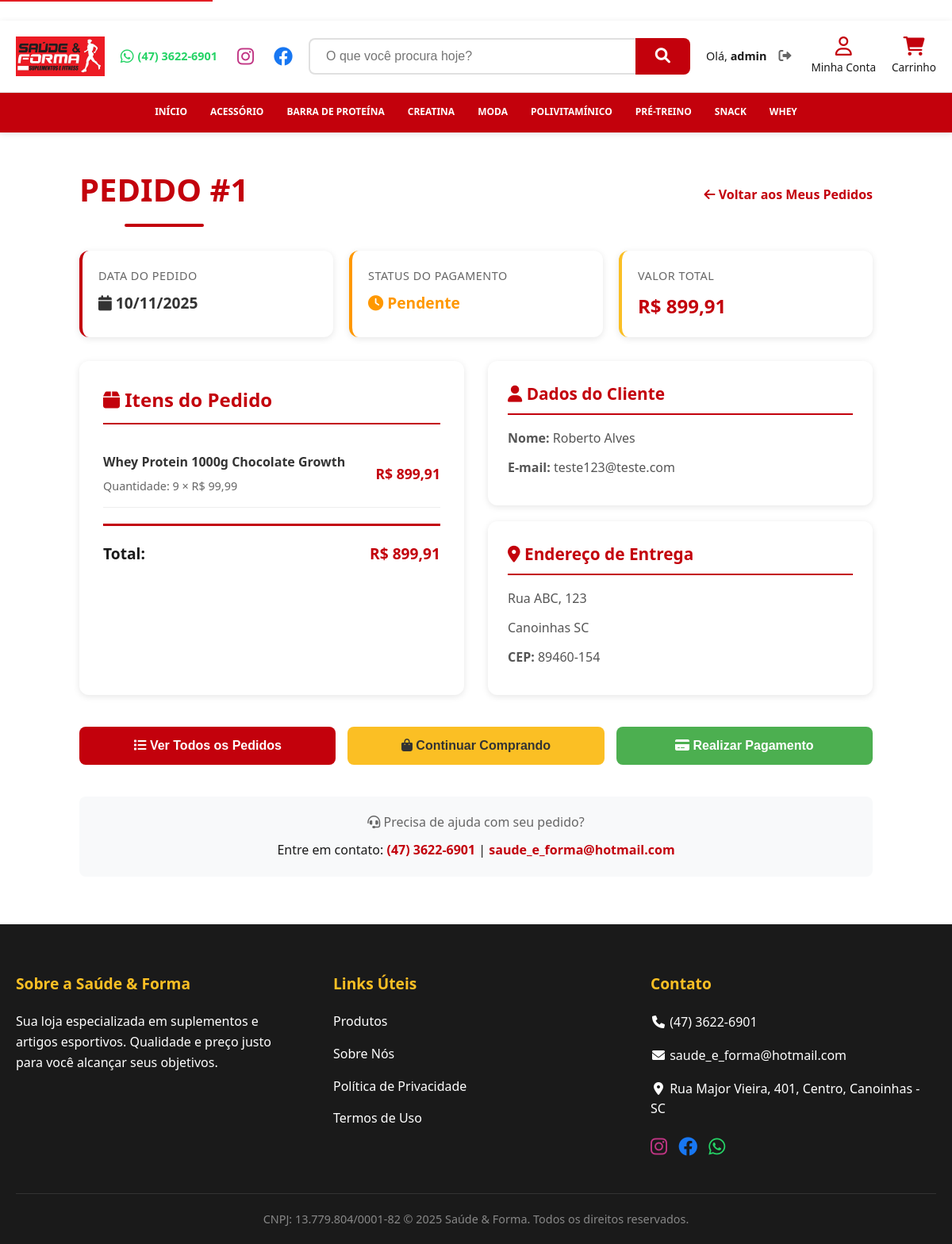
Page /orders/1/ (signed in) on the committed database.
### shop/models.py (models this page shows, shortened)
class Category(models.Model):
    name = models.CharField(max_length=200)
    slug = models.SlugField(max_length=200,
                            unique=True)
    class Meta:
        ordering = ['name']
        indexes = [
            models.Index(fields=['name']),
        ]
        verbose_name = 'category'
        verbose_name_plural = 'categories'
    def get_absolute_url(self):
        return reverse('shop:product_list_by_category',
                       args=[self.slug])

class Product(models.Model):
    category = models.ForeignKey(Category,
                                 related_name='products',
                                 on_delete=models.CASCADE)
    name = models.CharField(max_length=200)
    slug = models.SlugField(max_length=200)
    image = models.ImageField(upload_to='products/%Y/%m/%d',
                              blank=True)
    description = models.TextField(blank=True)
    price = models.DecimalField(max_digits=10,
                                decimal_places=2)
    available = models.BooleanField(default=True)
    stock = models.PositiveIntegerField(default=0)
    created = models.DateTimeField(auto_now_add=True)
    updated = models.DateTimeField(auto_now=True)
    class Meta:
        ordering = ['name']
        indexes = [
            models.Index(fields=['id', 'slug']),
            models.Index(fields=['name']),
            models.Index(fields=['-created']),
        ]

### orders/models.py (models this page shows, shortened)
class Order(models.Model):
    user = models.ForeignKey(settings.AUTH_USER_MODEL, on_delete=models.SET_NULL, related_name='orders', null=True, blank=True)
    first_name = models.CharField(max_length=50)
    last_name = models.CharField(max_length=100)
    email = models.EmailField()
    phone = models.CharField(max_length=15, default='')
    address = models.CharField(max_length=250)
    postal_code = models.CharField(max_length=20)
    city = models.CharField(max_length=100)
    state = models.CharField(max_length=2, default='')
    created = models.DateTimeField(auto_now_add=True)
    updated = models.DateTimeField(auto_now=True)
    paid = models.BooleanField(default=False)
    class Meta:
        ordering = ['-created']
        indexes = [
            models.Index(fields=['-created']),
        ]
    def get_total_cost(self):
        return sum(item.get_cost() for item in self.items.all())

class OrderItem(models.Model):
    order = models.ForeignKey(Order,
                              related_name='items',
                              on_delete=models.CASCADE)
    product = models.ForeignKey(Product,
                                related_name='order_items',
                                on_delete=models.CASCADE)
    price = models.DecimalField(max_digits=10,
                                decimal_places=2)
    quantity = models.PositiveIntegerField(default=1)
    def get_cost(self):
        return self.price * self.quantity

### orders/views.py (the view)
# urls.py: path('<int:order_id>/', views.order_detail, name='order_detail'),
def order_detail(request, order_id):
    from django.shortcuts import get_object_or_404
    from .models import Order
    order = get_object_or_404(Order, id=order_id)
    if not request.user.is_staff and order.user != request.user:
        from django.http import HttpResponseForbidden
        return HttpResponseForbidden("Voc\u00ea n\u00e3o tem permiss\u00e3o para ver este pedido.")
    return render(request, 'orders/order/detail.html', {'order': order})

### orders/templates/orders/order/detail.html (shortened to what this page needs)
{% extends "base.html" %}
{% load static %}
{% block content %}
<div class="container" style="margin-top: 40px; margin-bottom: 60px;">
    <div style="max-width: 1000px; margin: 0 auto;">
        <div style="display: flex; justify-content: space-between; align-items: center; margin-bottom: 30px;">
            <h1 class="titulo-secao" style="margin: 0;">Pedido #{{ order.id }}</h1>
            <a href="{% url 'account:dashboard' %}" style="text-decoration: none; color: var(--cor-primaria); font-weight: 600;">
                <i class="fas fa-arrow-left"></i> Voltar aos Meus Pedidos
            </a>
        </div>
        <div style="display: grid; grid-template-columns: repeat(auto-fit, minmax(200px, 1fr)); gap: 20px; margin-bottom: 30px;">
            <div style="background: white; padding: 20px; border-radius: 12px; box-shadow: 0 2px 8px rgba(0,0,0,0.1); border-left: 4px solid var(--cor-primaria);">
                <p style="font-size: 0.9rem; color: #666; margin-bottom: 8px; text-transform: uppercase; letter-spacing: 0.5px;">Data do Pedido</p>
                <p style="font-size: 1.2rem; font-weight: 600; color: #333; margin: 0;">
                    <i class="fas fa-calendar"></i> {{ order.created|date:"d/m/Y" }}
                </p>
            </div>
            <div style="background: white; padding: 20px; border-radius: 12px; box-shadow: 0 2px 8px rgba(0,0,0,0.1); border-left: 4px solid {% if order.paid %}#4caf50{% else %}#ff9800{% endif %};">
                <p style="font-size: 0.9rem; color: #666; margin-bottom: 8px; text-transform: uppercase; letter-spacing: 0.5px;">Status do Pagamento</p>
                <p style="font-size: 1.2rem; font-weight: 600; margin: 0; color: {% if order.paid %}#4caf50{% else %}#ff9800{% endif %};">
                    <i class="fas fa-{% if order.paid %}check-circle{% else %}clock{% endif %}"></i>
                    {% if order.paid %}Pago{% else %}Pendente{% endif %}
                </p>
            </div>
            <div style="background: white; padding: 20px; border-radius: 12px; box-shadow: 0 2px 8px rgba(0,0,0,0.1); border-left: 4px solid var(--cor-secundaria);">
                <p style="font-size: 0.9rem; color: #666; margin-bottom: 8px; text-transform: uppercase; letter-spacing: 0.5px;">Valor Total</p>
                <p style="font-size: 1.5rem; font-weight: 700; color: var(--cor-primaria); margin: 0;">
                    R$ {{ order.get_total_cost|floatformat:2 }}
                </p>
            </div>
        </div>
        <div style="display: grid; grid-template-columns: 1fr 1fr; gap: 30px;">
            <div style="background: white; padding: 30px; border-radius: 12px; box-shadow: 0 2px 8px rgba(0,0,0,0.1);">
                <h2 style="color: var(--cor-primaria); font-size: 1.5rem; margin-bottom: 20px; border-bottom: 2px solid var(--cor-primaria); padding-bottom: 10px;">
                    <i class="fas fa-box"></i> Itens do Pedido
                </h2>
                <div style="margin-bottom: 20px;">
                    {% for item in order.items.all %}
                    <div style="display: flex; justify-content: space-between; align-items: center; padding: 15px 0; border-bottom: 1px solid #eee;">
                        <div style="flex: 1;">
                            <div style="font-weight: 600; color: #333; margin-bottom: 5px;">{{ item.product.name }}</div>
                            <div style="color: #666; font-size: 0.9rem;">
                                Quantidade: {{ item.quantity }} × R$ {{ item.price|floatformat:2 }}
                            </div>
                        </div>
                        <div style="font-weight: 700; color: var(--cor-primaria); font-size: 1.1rem;">
                            R$ {{ item.get_cost|floatformat:2 }}
                        </div>
                    </div>
                    {% endfor %}
                </div>
                <div style="display: flex; justify-content: space-between; align-items: center; padding: 20px 0; border-top: 3px solid var(--cor-primaria); margin-top: 20px; font-size: 1.2rem; font-weight: 700;">
                    <span>Total:</span>
                    <span style="color: var(--cor-primaria);">R$ {{ order.get_total_cost|floatformat:2 }}</span>
                </div>
            </div>
            <div>
                <div style="background: white; padding: 25px; border-radius: 12px; box-shadow: 0 2px 8px rgba(0,0,0,0.1); margin-bottom: 20px;">
                    <h2 style="color: var(--cor-primaria); font-size: 1.3rem; margin-bottom: 15px; border-bottom: 2px solid var(--cor-primaria); padding-bottom: 8px;">
                        <i class="fas fa-user"></i> Dados do Cliente
                    </h2>
                    <div style="line-height: 1.8; color: #555;">
                        <p style="margin: 8px 0;"><strong>Nome:</strong> {{ order.first_name }} {{ order.last_name }}</p>
                        <p style="margin: 8px 0;"><strong>E-mail:</strong> {{ order.email }}</p>
                    </div>
                </div>
                <div style="background: white; padding: 25px; border-radius: 12px; box-shadow: 0 2px 8px rgba(0,0,0,0.1);">
                    <h2 style="color: var(--cor-primaria); font-size: 1.3rem; margin-bottom: 15px; border-bottom: 2px solid var(--cor-primaria); padding-bottom: 8px;">
                        <i class="fas fa-map-marker-alt"></i> Endereço de Entrega
                    </h2>
                    <div style="line-height: 1.8; color: #555;">
                        <p style="margin: 8px 0;">{{ order.address }}</p>
                        <p style="margin: 8px 0;">{{ order.city }}{% if order.state %} - {{ order.state }}{% endif %}</p>
                        <p style="margin: 8px 0;"><strong>CEP:</strong> {{ order.postal_code }}</p>
                    </div>
                </div>
            </div>
        </div>
        <div style="display: grid; grid-template-columns: repeat(auto-fit, minmax(250px, 1fr)); gap: 15px; margin-top: 40px;">
            <a href="{% url 'account:dashboard' %}" style="text-decoration: none;">
                <button style="width: 100%; padding: 15px; background: var(--cor-primaria); color: white; border: none; border-radius: 8px; font-size: 1rem; font-weight: 600; cursor: pointer; transition: all 0.3s;">
                    <i class="fas fa-list"></i> Ver Todos os Pedidos
                </button>
            </a>
            <a href="{% url 'shop:product_list' %}" style="text-decoration: none;">
                <button style="width: 100%; padding: 15px; background: var(--cor-secundaria); color: #333; border: none; border-radius: 8px; font-size: 1rem; font-weight: 600; cursor: pointer; transition: all 0.3s;">
                    <i class="fas fa-shopping-bag"></i> Continuar Comprando
                </button>
            </a>
            {% if not order.paid %}
            <button onclick="alert('Funcionalidade de pagamento em desenvolvimento')" style="width: 100%; padding: 15px; background: #4caf50; color: white; border: none; border-radius: 8px; font-size: 1rem; font-weight: 600; cursor: pointer; transition: all 0.3s;">
                <i class="fas fa-credit-card"></i> Realizar Pagamento
            </button>
            {% endif %}
        </div>
        <div style="margin-top: 40px; padding: 20px; background: #f8f9fa; border-radius: 8px; text-align: center;">
            <p style="color: #666; margin-bottom: 10px;">
                <i class="fas fa-headset"></i> Precisa de ajuda com seu pedido?
            </p>
            <p style="margin: 0;">
                Entre em contato:
                <a href="https://api.whatsapp.com/send/?phone=554736226901" target="_blank" style="color: var(--cor-primaria); font-weight: 600; text-decoration: none;">
                    (47) 3622-6901
                </a> |
                <a href="mailto:saude_e_forma@hotmail.com" style="color: var(--cor-primaria); font-weight: 600; text-decoration: none;">
                    saude_e_forma@hotmail.com
                </a>
            </p>
        </div>
    </div>
</div>
{% endblock %}

### templates/includes/header.html (shortened to what this page needs)
﻿{% load static %}
<header class="c-header" role="banner">
    <div class="c-header__main">
        <div class="container">
            <a href="/" class="c-header__logo-link" aria-label="Saúde & Forma - Página Inicial">
                <img src="{% static 'img/logo.png' %}" alt="Saúde & Forma" class="c-header__logo-img">
            </a>
            <div class="c-header__desktop-elements">
                <nav class="c-header__contato-main" aria-label="Links de contato e redes sociais">
                    <a href="https://api.whatsapp.com/send/?phone=554736226901" target="_blank"
                        rel="noopener noreferrer" class="c-header__icon-link whatsapp-link"
                        aria-label="WhatsApp (47) 3622-6901">
                        <i class="fab fa-whatsapp" aria-hidden="true"></i> <span>(47) 3622-6901</span>
                    </a>
                    <a href="https://www.instagram.com/saudeeforma" target="_blank" rel="noopener noreferrer"
                        class="c-header__icon-link social-icon instagram" aria-label="Instagram">
                        <i class="fab fa-instagram" aria-hidden="true"></i>
                    </a>
                    <a href="https://www.facebook.com/saudeeformaa" target="_blank" rel="noopener noreferrer"
                        class="c-header__icon-link social-icon facebook" aria-label="Facebook">
                        <i class="fab fa-facebook" aria-hidden="true"></i>
                    </a>
                </nav>
                <div class="c-busca">
                    <form action="{% url 'shop:product_list' %}" method="get" class="c-busca__form" role="search"
                        aria-label="Buscar produtos">
                        <input type="text" id="search-input" name="q" class="c-busca__input"
                            placeholder="O que você procura hoje?" value="{{ request.GET.q|default:'' }}"
                            aria-label="Campo de busca">
                        <button type="submit" class="c-busca__btn" aria-label="Buscar"><i class="fas fa-search"
                                aria-hidden="true"></i></button>
                    </form>
                </div>
                <div class="c-header__user-main">
                    {% if request.user.is_authenticated %}
                    <div class="c-header__user-info">
                        <span>Olá, <strong>{{ request.user.first_name|default:request.user.username }}</strong></span>
                        <form method="post" action="{% url 'account:logout' %}" style="display:inline;">
                            <button type="submit" class="c-header__logout-btn" aria-label="Sair da conta"><i
                                    class="fas fa-sign-out-alt" aria-hidden="true"></i></button>
                        </form>
                    </div>
                    {% else %}
                    <a href="{% url 'account:login' %}" class="c-header__login-link" aria-label="Entrar na conta"><i
                            class="fas fa-sign-in-alt" aria-hidden="true"></i> Entrar</a>
                    {% endif %}
                </div>
                <nav class="c-header__acoes" aria-label="Ações do usuário">
                    <a href="{% url 'account:dashboard' %}" class="c-header__acao-btn" aria-label="Minha Conta">
                        <i class="far fa-user" aria-hidden="true"></i>
                        <span>Minha Conta</span>
                    </a>
                    <a href="{% url 'cart:cart_detail' %}" class="c-header__acao-btn" id="cart-btn-desktop"
                        aria-label="Carrinho de compras">
                        <i class="fas fa-shopping-cart" aria-hidden="true"></i>
                        <span>Carrinho</span>
                    </a>
                </nav>
            </div>
        </div>
    </div>
    <nav class="c-nav" role="navigation" aria-label="Navegação principal">
        <div class="container c-nav__container">
            <div class="c-nav__menu" id="nav-menu">
                <a href="{% url 'shop:homepage' %}"
                    class="c-nav__link {% if request.resolver_match.view_name == 'shop:homepage' %}active{% endif %}"
                    aria-current="{% if request.resolver_match.view_name == 'shop:homepage' %}page{% endif %}">Início</a>
                {% for c in categories %}
                <a href="{{ c.get_absolute_url }}"
                    class="c-nav__link {% if category and category.slug == c.slug %}active{% endif %}"
                    aria-current="{% if category and category.slug == c.slug %}page{% endif %}">{{ c.name }}</a>
                {% endfor %}
            </div>
        </div>
    </nav>
</header>

### rows in the picture
Category: name "ACESSÓRIO"
Category: name "BARRA DE PROTEÍNA"
Category: name "CREATINA"
Category: name "MODA"
Category: name "POLIVITAMÍNICO"
Category: name "PRÉ-TREINO"
Category: name "SNACK"
Category: name "WHEY"
Order: id "1", created "10/11/2025", get_total_cost "899,91", first_name "Roberto", last_name "Alves", email "teste123@teste.com", address "Rua ABC, 123", city "Canoinhas SC", postal_code "89460-154"
OrderItem: product.name "Whey Protein 1000g Chocolate Growth", quantity "9", price "99,99", get_cost "899,91"

### other values in the picture
{{ request.user.first_name|default:request.user.username }} "admin"
